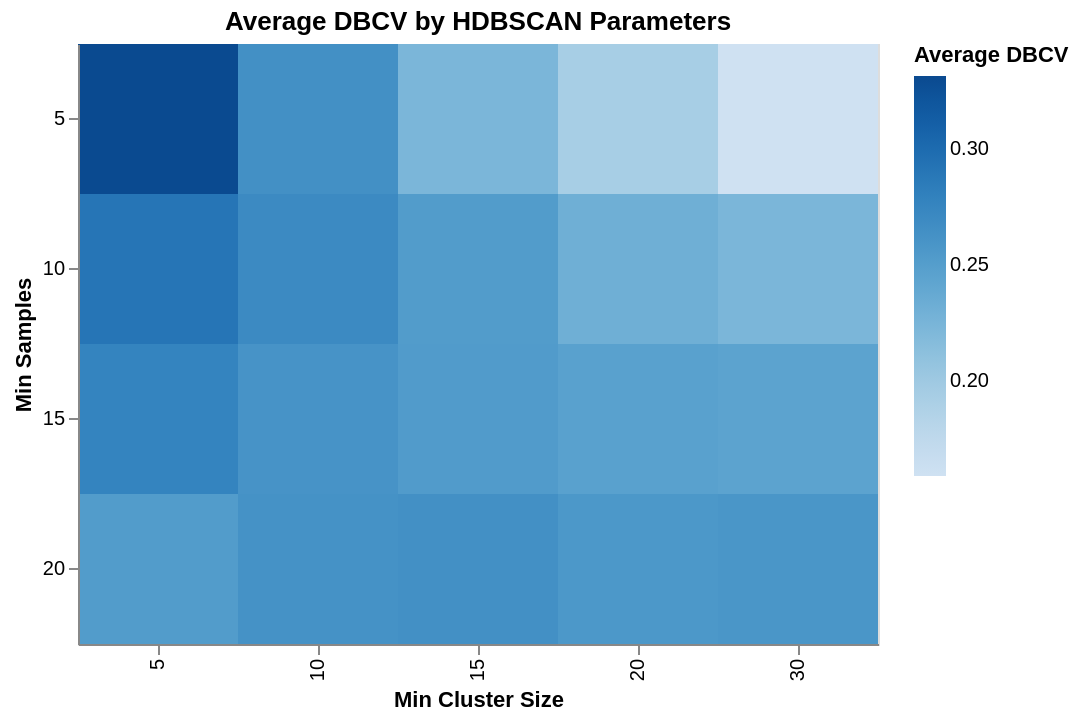

Write notebook code for a chart like this one.
### Code cell
# heatmap plot of dbcv by min_cluster_size and min_samples
chart = alt.Chart(average_dbcv).mark_rect().encode(
    x=alt.X('min_cluster_size:O', title='Min Cluster Size'),
    y=alt.Y('min_samples:O', title='Min Samples'),
    color=alt.Color('dbcv:Q', title='Average DBCV', scale=alt.Scale(scheme='blues'))
).properties(
    title='Average DBCV by HDBSCAN Parameters',
    width=400,
    height=300
)
chart.show()

### Figure 1 — Vega-Lite specification as saved in the notebook (floating-point values rounded to 4 significant figures)
{"config": {"view": {"continuousWidth": 300, "continuousHeight": 300}}, "data": {"name": "data-8842888b16474ae49a86435925ad7995"}, "mark": {"type": "rect"}, "encoding": {"color": {"field": "dbcv", "scale": {"scheme": "blues"}, "title": "Average DBCV", "type": "quantitative"}, "x": {"field": "min_cluster_size", "title": "Min Cluster Size", "type": "ordinal"}, "y": {"field": "min_samples", "title": "Min Samples", "type": "ordinal"}}, "height": 300, "title": "Average DBCV by HDBSCAN Parameters", "width": 400, "$schema": "https://vega.github.io/schema/vega-lite/v5.20.1.json", "datasets": {"data-8842888b16474ae49a86435925ad7995": [{"min_cluster_size": 5, "min_samples": 5, "dbcv": 0.3312}, {"min_cluster_size": 5, "min_samples": 10, "dbcv": 0.2908}, {"min_cluster_size": 5, "min_samples": 15, "dbcv": 0.2766}, {"min_cluster_size": 5, "min_samples": 20, "dbcv": 0.2518}, {"min_cluster_size": 10, "min_samples": 5, "dbcv": 0.2643}, {"min_cluster_size": 10, "min_samples": 10, "dbcv": 0.2705}, {"min_cluster_size": 10, "min_samples": 15, "dbcv": 0.2609}, {"min_cluster_size": 10, "min_samples": 20, "dbcv": 0.2623}, {"min_cluster_size": 15, "min_samples": 5, "dbcv": 0.2237}, {"min_cluster_size": 15, "min_samples": 10, "dbcv": 0.2524}, {"min_cluster_size": 15, "min_samples": 15, "dbcv": 0.2532}, {"min_cluster_size": 15, "min_samples": 20, "dbcv": 0.2639}, {"min_cluster_size": 20, "min_samples": 5, "dbcv": 0.1941}, {"min_cluster_size": 20, "min_samples": 10, "dbcv": 0.2316}, {"min_cluster_size": 20, "min_samples": 15, "dbcv": 0.247}, {"min_cluster_size": 20, "min_samples": 20, "dbcv": 0.2566}, {"min_cluster_size": 30, "min_samples": 5, "dbcv": 0.1591}, {"min_cluster_size": 30, "min_samples": 10, "dbcv": 0.2237}, {"min_cluster_size": 30, "min_samples": 15, "dbcv": 0.2446}, {"min_cluster_size": 30, "min_samples": 20, "dbcv": 0.2588}]}}
